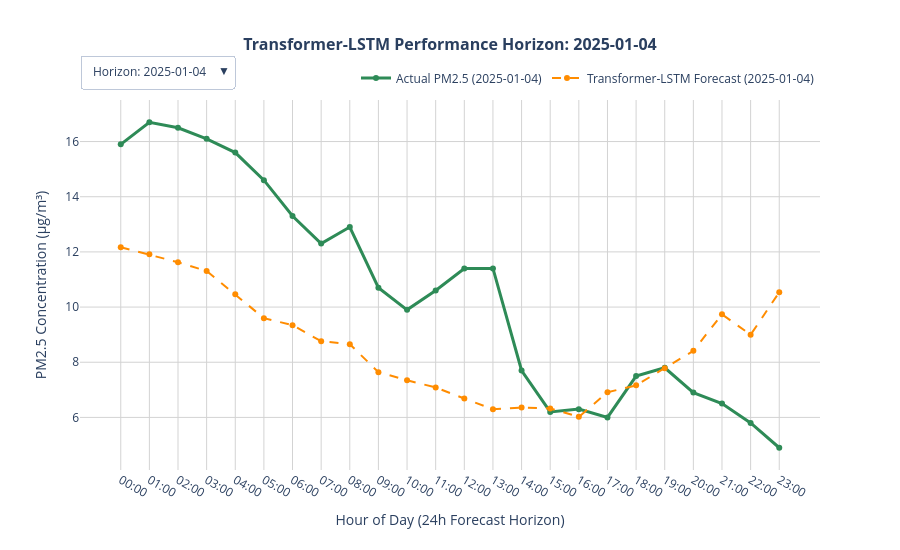

The cell this chart's notebook holds for it:
### Code cell
import plotly.graph_objects as go

sample_indices = [0, 50, 100, 150, 200, 250, 300, 350, 400, 450, 500, 550, 600]
num_samples = len(sample_indices)

fig = go.Figure()
buttons = []

for idx, sample_idx in enumerate(sample_indices):
    # Pull directly from pre-computed, inverted arrays to avoid loop overhead
    true_actual = true_ground_truth_all[sample_idx]
    true_pred = true_predictions_all[sample_idx]
    
    start_timestamp_idx = INPUT_WINDOW + sample_idx
    window_timestamps = df.loc["2025-01-01 00:00:00":"2025-01-31 23:00:00"].index[
        start_timestamp_idx : start_timestamp_idx + OUTPUT_WINDOW
    ]
    time_labels = [str(t).split()[1][:5] for t in window_timestamps]
    date_str = str(window_timestamps[0]).split()[0]
    
    fig.add_trace(go.Scatter(
        x=time_labels, y=true_actual,
        mode='lines+markers',
        name=f'Actual PM2.5 ({date_str})',
        line=dict(color='seagreen', width=3),
        visible=(idx == 0)
    ))
    
    fig.add_trace(go.Scatter(
        x=time_labels, y=true_pred,
        mode='lines+markers',
        name=f'Transformer-LSTM Forecast ({date_str})',
        line=dict(color='darkorange', width=2, dash='dash'),
        visible=(idx == 0)
    ))
    
    visibility_mask = [False] * (num_samples * 2)
    visibility_mask[idx * 2] = True
    visibility_mask[idx * 2 + 1] = True
    
    buttons.append(dict(
        label=f"Horizon: {date_str}",
        method="update",
        args=[
            {"visible": visibility_mask},
            {"title": f"<b>Transformer-LSTM Performance Horizon: {date_str}</b>"} 
        ]
    ))

initial_date_str = str(df.loc["2025-01-01 00:00:00":"2025-01-31 23:00:00"].index[INPUT_WINDOW]).split()[0]

fig.update_layout(
    title=dict(
        text=f'<b>Transformer-LSTM Performance Horizon: {initial_date_str}</b>',
        x=0.5,
        font=dict(size=16)
    ),
    updatemenus=[
        dict(
            buttons=buttons,
            direction="down",
            pad={"r": 10, "t": 10},
            showactive=True,
            x=0.0,
            xanchor="left",
            y=1.15,
            yanchor="top"
        )
    ],
    xaxis=dict(title='Hour of Day (24h Forecast Horizon)', showgrid=True, gridcolor='lightgray'),
    yaxis=dict(title='PM2.5 Concentration (μg/m³)', showgrid=True, gridcolor='lightgray'),
    template='plotly_white',
    hovermode='x unified',
    height=550,
    width=900,
    legend=dict(
        orientation="h",
        yanchor="bottom",
        y=1.02,
        xanchor="right",
        x=1
    )
)

fig.show()

### Figure 1 — Plotly figure (JSON) as saved in the notebook; plotly's stock layout.template omitted (floating-point values rounded to 4 significant figures)
{"data": [{"line": {"color": "seagreen", "width": 3}, "mode": "lines+markers", "name": "Actual PM2.5 (2025-01-04)", "type": "scatter", "visible": true, "x": ["00:00", "01:00", "02:00", "03:00", "04:00", "05:00", "06:00", "07:00", "08:00", "09:00", "10:00", "11:00", "12:00", "13:00", "14:00", "15:00", "16:00", "17:00", "18:00", "19:00", "20:00", "21:00", "22:00", "23:00"], "y": [15.9, 16.7, 16.5, 16.1, 15.6, 14.6, 13.3, 12.3, 12.9, 10.7, 9.9, 10.6, 11.4, 11.4, 7.7, 6.2, 6.3, 6.0, 7.5, 7.8, 6.9, 6.5, 5.8, 4.9]}, {"line": {"color": "darkorange", "dash": "dash", "width": 2}, "mode": "lines+markers", "name": "Transformer-LSTM Forecast (2025-01-04)", "type": "scatter", "visible": true, "x": ["00:00", "01:00", "02:00", "03:00", "04:00", "05:00", "06:00", "07:00", "08:00", "09:00", "10:00", "11:00", "12:00", "13:00", "14:00", "15:00", "16:00", "17:00", "18:00", "19:00", "20:00", "21:00", "22:00", "23:00"], "y": [12.17, 11.91, 11.62, 11.31, 10.46, 9.598, 9.344, 8.763, 8.654, 7.641, 7.345, 7.086, 6.684, 6.294, 6.359, 6.326, 6.02, 6.911, 7.162, 7.783, 8.414, 9.738, 8.997, 10.54]}, {"line": {"color": "seagreen", "width": 3}, "mode": "lines+markers", "name": "Actual PM2.5 (2025-01-06)", "type": "scatter", "visible": false, "x": ["02:00", "03:00", "04:00", "05:00", "06:00", "07:00", "08:00", "09:00", "10:00", "11:00", "12:00", "13:00", "14:00", "15:00", "16:00", "17:00", "18:00", "19:00", "20:00", "21:00", "22:00", "23:00", "00:00", "01:00"], "y": [3.1, 2.8, 1.7, 1.2, 1.1, 1.1, 1.1, 1.3, 1.6, 1.8, 1.8, 2.3, 2.3, 2.1, 2.1, 2.2, 2.9, 3.4, 3.5, 3.3, 3.0, 2.7, 2.4, 2.3]}, {"line": {"color": "darkorange", "dash": "dash", "width": 2}, "mode": "lines+markers", "name": "Transformer-LSTM Forecast (2025-01-06)", "type": "scatter", "visible": false, "x": ["02:00", "03:00", "04:00", "05:00", "06:00", "07:00", "08:00", "09:00", "10:00", "11:00", "12:00", "13:00", "14:00", "15:00", "16:00", "17:00", "18:00", "19:00", "20:00", "21:00", "22:00", "23:00", "00:00", "01:00"], "y": [3.923, 3.966, 4.022, 4.112, 4.122, 4.387, 4.399, 4.409, 4.35, 4.518, 4.423, 4.684, 4.638, 4.558, 4.752, 4.714, 4.952, 4.887, 5.002, 5.091, 5.164, 5.061, 5.161, 5.09]}, {"line": {"color": "seagreen", "width": 3}, "mode": "lines+markers", "name": "Actual PM2.5 (2025-01-08)", "type": "scatter", "visible": false, "x": ["04:00", "05:00", "06:00", "07:00", "08:00", "09:00", "10:00", "11:00", "12:00", "13:00", "14:00", "15:00", "16:00", "17:00", "18:00", "19:00", "20:00", "21:00", "22:00", "23:00", "00:00", "01:00", "02:00", "03:00"], "y": [6.0, 6.3, 6.2, 6.9, 8.5, 10.0, 9.9, 9.3, 7.7, 6.8, 6.8, 7.1, 8.1, 9.5, 11.0, 12.6, 13.3, 12.9, 13.6, 13.8, 13.5, 12.8, 14.0, 14.5]}, {"line": {"color": "darkorange", "dash": "dash", "width": 2}, "mode": "lines+markers", "name": "Transformer-LSTM Forecast (2025-01-08)", "type": "scatter", "visible": false, "x": ["04:00", "05:00", "06:00", "07:00", "08:00", "09:00", "10:00", "11:00", "12:00", "13:00", "14:00", "15:00", "16:00", "17:00", "18:00", "19:00", "20:00", "21:00", "22:00", "23:00", "00:00", "01:00", "02:00", "03:00"], "y": [7.09, 7.076, 6.696, 6.587, 6.386, 5.978, 5.95, 5.761, 6.217, 6.372, 6.222, 6.615, 7.054, 7.025, 7.292, 7.57, 7.359, 7.769, 7.568, 7.486, 7.442, 7.718, 7.719, 7.573]}, {"line": {"color": "seagreen", "width": 3}, "mode": "lines+markers", "name": "Actual PM2.5 (2025-01-10)", "type": "scatter", "visible": false, "x": ["06:00", "07:00", "08:00", "09:00", "10:00", "11:00", "12:00", "13:00", "14:00", "15:00", "16:00", "17:00", "18:00", "19:00", "20:00", "21:00", "22:00", "23:00", "00:00", "01:00", "02:00", "03:00", "04:00", "05:00"], "y": [12.1, 11.3, 10.4, 10.9, 11.2, 11.1, 11.3, 12.0, 12.3, 12.0, 11.5, 12.3, 14.2, 15.3, 19.2, 21.7, 22.1, 23.7, 22.8, 21.3, 21.5, 19.8, 18.8, 18.3]}, {"line": {"color": "darkorange", "dash": "dash", "width": 2}, "mode": "lines+markers", "name": "Transformer-LSTM Forecast (2025-01-10)", "type": "scatter", "visible": false, "x": ["06:00", "07:00", "08:00", "09:00", "10:00", "11:00", "12:00", "13:00", "14:00", "15:00", "16:00", "17:00", "18:00", "19:00", "20:00", "21:00", "22:00", "23:00", "00:00", "01:00", "02:00", "03:00", "04:00", "05:00"], "y": [11.19, 11.14, 10.54, 9.937, 9.862, 9.385, 8.528, 8.658, 8.842, 9.114, 9.08, 10.11, 10.61, 10.62, 11.16, 11.2, 11.46, 11.9, 11.43, 11.55, 11.99, 11.21, 11.89, 11.16]}, {"line": {"color": "seagreen", "width": 3}, "mode": "lines+markers", "name": "Actual PM2.5 (2025-01-12)", "type": "scatter", "visible": false, "x": ["08:00", "09:00", "10:00", "11:00", "12:00", "13:00", "14:00", "15:00", "16:00", "17:00", "18:00", "19:00", "20:00", "21:00", "22:00", "23:00", "00:00", "01:00", "02:00", "03:00", "04:00", "05:00", "06:00", "07:00"], "y": [16.1, 15.0, 13.3, 10.2, 9.1, 8.7, 7.6, 6.8, 6.9, 7.3, 7.8, 7.9, 8.3, 8.5, 8.1, 7.3, 6.7, 5.9, 6.0, 5.8, 5.8, 6.1, 6.3, 6.0]}, {"line": {"color": "darkorange", "dash": "dash", "width": 2}, "mode": "lines+markers", "name": "Transformer-LSTM Forecast (2025-01-12)", "type": "scatter", "visible": false, "x": ["08:00", "09:00", "10:00", "11:00", "12:00", "13:00", "14:00", "15:00", "16:00", "17:00", "18:00", "19:00", "20:00", "21:00", "22:00", "23:00", "00:00", "01:00", "02:00", "03:00", "04:00", "05:00", "06:00", "07:00"], "y": [13.57, 13.76, 13.98, 13.87, 13.83, 15.02, 14.31, 14.82, 15.22, 16.3, 17.02, 16.9, 17.51, 19.19, 18.81, 19.43, 19.65, 19.52, 19.72, 19.48, 18.9, 17.55, 18.96, 17.33]}, {"line": {"color": "seagreen", "width": 3}, "mode": "lines+markers", "name": "Actual PM2.5 (2025-01-14)", "type": "scatter", "visible": false, "x": ["10:00", "11:00", "12:00", "13:00", "14:00", "15:00", "16:00", "17:00", "18:00", "19:00", "20:00", "21:00", "22:00", "23:00", "00:00", "01:00", "02:00", "03:00", "04:00", "05:00", "06:00", "07:00", "08:00", "09:00"], "y": [9.8, 9.3, 8.2, 7.6, 7.3, 6.9, 7.6, 8.8, 9.9, 11.1, 12.1, 12.4, 12.0, 11.2, 10.3, 9.4, 9.3, 7.5, 7.2, 7.0, 6.9, 7.3, 7.9, 8.2]}, {"line": {"color": "darkorange", "dash": "dash", "width": 2}, "mode": "lines+markers", "name": "Transformer-LSTM Forecast (2025-01-14)", "type": "scatter", "visible": false, "x": ["10:00", "11:00", "12:00", "13:00", "14:00", "15:00", "16:00", "17:00", "18:00", "19:00", "20:00", "21:00", "22:00", "23:00", "00:00", "01:00", "02:00", "03:00", "04:00", "05:00", "06:00", "07:00", "08:00", "09:00"], "y": [8.396, 8.818, 8.593, 8.622, 8.864, 9.153, 9.021, 9.296, 9.534, 10.38, 10.32, 10.73, 11.13, 11.94, 12.16, 12.11, 12.34, 12.29, 12.45, 11.96, 11.84, 11.3, 11.76, 11.02]}, {"line": {"color": "seagreen", "width": 3}, "mode": "lines+markers", "name": "Actual PM2.5 (2025-01-16)", "type": "scatter", "visible": false, "x": ["12:00", "13:00", "14:00", "15:00", "16:00", "17:00", "18:00", "19:00", "20:00", "21:00", "22:00", "23:00", "00:00", "01:00", "02:00", "03:00", "04:00", "05:00", "06:00", "07:00", "08:00", "09:00", "10:00", "11:00"], "y": [16.4, 16.4, 15.0, 12.7, 11.9, 12.4, 13.7, 15.9, 16.8, 15.5, 13.8, 17.2, 14.2, 12.7, 11.1, 10.9, 10.1, 10.4, 10.2, 11.0, 11.5, 11.4, 10.8, 10.0]}, {"line": {"color": "darkorange", "dash": "dash", "width": 2}, "mode": "lines+markers", "name": "Transformer-LSTM Forecast (2025-01-16)", "type": "scatter", "visible": false, "x": ["12:00", "13:00", "14:00", "15:00", "16:00", "17:00", "18:00", "19:00", "20:00", "21:00", "22:00", "23:00", "00:00", "01:00", "02:00", "03:00", "04:00", "05:00", "06:00", "07:00", "08:00", "09:00", "10:00", "11:00"], "y": [15.22, 14.93, 14.93, 14.67, 14.92, 14.82, 14.88, 15.83, 15.53, 16.26, 16.9, 17.79, 17.57, 17.67, 18.65, 17.73, 18.25, 17.57, 17.59, 16.69, 16.69, 15.86, 15.53, 15.2]}, {"line": {"color": "seagreen", "width": 3}, "mode": "lines+markers", "name": "Actual PM2.5 (2025-01-18)", "type": "scatter", "visible": false, "x": ["14:00", "15:00", "16:00", "17:00", "18:00", "19:00", "20:00", "21:00", "22:00", "23:00", "00:00", "01:00", "02:00", "03:00", "04:00", "05:00", "06:00", "07:00", "08:00", "09:00", "10:00", "11:00", "12:00", "13:00"], "y": [11.7, 10.9, 11.2, 16.0, 17.8, 19.7, 21.6, 23.1, 22.6, 22.1, 20.6, 22.2, 22.7, 22.8, 23.9, 22.3, 18.9, 15.7, 15.4, 15.5, 15.4, 15.6, 16.8, 14.8]}, {"line": {"color": "darkorange", "dash": "dash", "width": 2}, "mode": "lines+markers", "name": "Transformer-LSTM Forecast (2025-01-18)", "type": "scatter", "visible": false, "x": ["14:00", "15:00", "16:00", "17:00", "18:00", "19:00", "20:00", "21:00", "22:00", "23:00", "00:00", "01:00", "02:00", "03:00", "04:00", "05:00", "06:00", "07:00", "08:00", "09:00", "10:00", "11:00", "12:00", "13:00"], "y": [16.7, 17.06, 18.01, 18.86, 19.48, 20.67, 21.05, 22.1, 22.71, 23.64, 24.11, 24.27, 23.93, 24.31, 24.21, 23.56, 23.02, 22.26, 21.69, 20.42, 19.86, 19.23, 18.61, 18.36]}, {"line": {"color": "seagreen", "width": 3}, "mode": "lines+markers", "name": "Actual PM2.5 (2025-01-20)", "type": "scatter", "visible": false, "x": ["16:00", "17:00", "18:00", "19:00", "20:00", "21:00", "22:00", "23:00", "00:00", "01:00", "02:00", "03:00", "04:00", "05:00", "06:00", "07:00", "08:00", "09:00", "10:00", "11:00", "12:00", "13:00", "14:00", "15:00"], "y": [9.0, 9.8, 10.7, 12.4, 13.2, 14.8, 16.0, 16.4, 15.7, 16.4, 16.4, 15.8, 15.5, 16.1, 15.5, 16.0, 17.3, 19.0, 19.4, 20.7, 21.4, 20.6, 18.8, 17.4]}, {"line": {"color": "darkorange", "dash": "dash", "width": 2}, "mode": "lines+markers", "name": "Transformer-LSTM Forecast (2025-01-20)", "type": "scatter", "visible": false, "x": ["16:00", "17:00", "18:00", "19:00", "20:00", "21:00", "22:00", "23:00", "00:00", "01:00", "02:00", "03:00", "04:00", "05:00", "06:00", "07:00", "08:00", "09:00", "10:00", "11:00", "12:00", "13:00", "14:00", "15:00"], "y": [10.66, 11.12, 11.53, 11.95, 12.29, 12.11, 12.53, 12.71, 12.72, 12.64, 12.38, 12.72, 12.22, 11.52, 11.9, 10.92, 11.08, 10.61, 10.11, 9.537, 9.869, 9.616, 9.45, 9.612]}, {"line": {"color": "seagreen", "width": 3}, "mode": "lines+markers", "name": "Actual PM2.5 (2025-01-22)", "type": "scatter", "visible": false, "x": ["18:00", "19:00", "20:00", "21:00", "22:00", "23:00", "00:00", "01:00", "02:00", "03:00", "04:00", "05:00", "06:00", "07:00", "08:00", "09:00", "10:00", "11:00", "12:00", "13:00", "14:00", "15:00", "16:00", "17:00"], "y": [17.8, 22.2, 25.9, 24.6, 23.5, 21.9, 20.0, 18.9, 15.5, 11.7, 11.2, 6.2, 3.9, 3.5, 3.2, 2.5, 2.3, 1.9, 1.7, 1.7, 2.6, 3.1, 3.3, 3.4]}, {"line": {"color": "darkorange", "dash": "dash", "width": 2}, "mode": "lines+markers", "name": "Transformer-LSTM Forecast (2025-01-22)", "type": "scatter", "visible": false, "x": ["18:00", "19:00", "20:00", "21:00", "22:00", "23:00", "00:00", "01:00", "02:00", "03:00", "04:00", "05:00", "06:00", "07:00", "08:00", "09:00", "10:00", "11:00", "12:00", "13:00", "14:00", "15:00", "16:00", "17:00"], "y": [16.55, 17.07, 17.41, 17.58, 18.05, 17.67, 18.02, 17.98, 17.44, 16.65, 16.16, 15.85, 14.52, 14.02, 13.36, 12.43, 11.89, 11.17, 10.43, 10.18, 10.12, 10.15, 10.33, 10.29]}, {"line": {"color": "seagreen", "width": 3}, "mode": "lines+markers", "name": "Actual PM2.5 (2025-01-24)", "type": "scatter", "visible": false, "x": ["20:00", "21:00", "22:00", "23:00", "00:00", "01:00", "02:00", "03:00", "04:00", "05:00", "06:00", "07:00", "08:00", "09:00", "10:00", "11:00", "12:00", "13:00", "14:00", "15:00", "16:00", "17:00", "18:00", "19:00"], "y": [4.1, 4.9, 5.0, 5.2, 4.6, 3.1, 3.2, 3.7, 5.2, 4.6, 4.7, 4.9, 5.1, 5.3, 5.0, 4.5, 4.3, 3.7, 3.2, 3.7, 4.1, 5.0, 6.9, 7.6]}, {"line": {"color": "darkorange", "dash": "dash", "width": 2}, "mode": "lines+markers", "name": "Transformer-LSTM Forecast (2025-01-24)", "type": "scatter", "visible": false, "x": ["20:00", "21:00", "22:00", "23:00", "00:00", "01:00", "02:00", "03:00", "04:00", "05:00", "06:00", "07:00", "08:00", "09:00", "10:00", "11:00", "12:00", "13:00", "14:00", "15:00", "16:00", "17:00", "18:00", "19:00"], "y": [5.191, 5.305, 5.537, 5.53, 5.663, 5.764, 5.417, 5.594, 5.536, 5.457, 5.363, 5.348, 5.273, 5.433, 5.165, 5.415, 4.982, 5.264, 5.203, 5.46, 5.505, 5.86, 6.029, 6.023]}, {"line": {"color": "seagreen", "width": 3}, "mode": "lines+markers", "name": "Actual PM2.5 (2025-01-26)", "type": "scatter", "visible": false, "x": ["22:00", "23:00", "00:00", "01:00", "02:00", "03:00", "04:00", "05:00", "06:00", "07:00", "08:00", "09:00", "10:00", "11:00", "12:00", "13:00", "14:00", "15:00", "16:00", "17:00", "18:00", "19:00", "20:00", "21:00"], "y": [3.0, 2.4, 1.7, 1.7, 2.8, 2.9, 2.7, 3.2, 2.9, 3.2, 2.8, 3.0, 2.9, 2.7, 2.6, 2.6, 2.7, 2.6, 2.7, 2.9, 3.3, 3.3, 3.6, 3.8]}, {"line": {"color": "darkorange", "dash": "dash", "width": 2}, "mode": "lines+markers", "name": "Transformer-LSTM Forecast (2025-01-26)", "type": "scatter", "visible": false, "x": ["22:00", "23:00", "00:00", "01:00", "02:00", "03:00", "04:00", "05:00", "06:00", "07:00", "08:00", "09:00", "10:00", "11:00", "12:00", "13:00", "14:00", "15:00", "16:00", "17:00", "18:00", "19:00", "20:00", "21:00"], "y": [3.86, 3.788, 3.672, 3.674, 3.579, 3.838, 3.465, 3.61, 3.497, 3.588, 3.413, 3.462, 3.647, 3.577, 3.741, 3.885, 3.931, 4.118, 4.292, 4.83, 4.816, 4.798, 5.094, 5.103]}, {"line": {"color": "seagreen", "width": 3}, "mode": "lines+markers", "name": "Actual PM2.5 (2025-01-29)", "type": "scatter", "visible": false, "x": ["00:00", "01:00", "02:00", "03:00", "04:00", "05:00", "06:00", "07:00", "08:00", "09:00", "10:00", "11:00", "12:00", "13:00", "14:00", "15:00", "16:00", "17:00", "18:00", "19:00", "20:00", "21:00", "22:00", "23:00"], "y": [3.9, 3.9, 4.0, 4.0, 4.0, 3.9, 4.1, 4.5, 5.2, 5.8, 6.1, 5.6, 4.3, 3.8, 5.4, 5.8, 4.7, 4.3, 5.0, 5.6, 5.7, 5.9, 5.9, 5.7]}, {"line": {"color": "darkorange", "dash": "dash", "width": 2}, "mode": "lines+markers", "name": "Transformer-LSTM Forecast (2025-01-29)", "type": "scatter", "visible": false, "x": ["00:00", "01:00", "02:00", "03:00", "04:00", "05:00", "06:00", "07:00", "08:00", "09:00", "10:00", "11:00", "12:00", "13:00", "14:00", "15:00", "16:00", "17:00", "18:00", "19:00", "20:00", "21:00", "22:00", "23:00"], "y": [5.1, 5.145, 5.172, 5.166, 5.16, 5.123, 4.919, 5.024, 5.032, 5.045, 4.874, 4.94, 5.07, 4.995, 5.098, 5.204, 5.11, 5.374, 5.348, 5.582, 5.746, 5.86, 5.967, 6.077]}], "layout": {"height": 550, "hovermode": "x unified", "legend": {"orientation": "h", "x": 1, "xanchor": "right", "y": 1.02, "yanchor": "bottom"}, "title": {"font": {"size": 16}, "text": "<b>Transformer-LSTM Performance Horizon: 2025-01-04</b>", "x": 0.5}, "updatemenus": [{"buttons": [{"args": [{"visible": [true, true, false, false, false, false, false, false, false, false, false, false, false, false, false, false, false, false, false, false, false, false, false, false, false, false]}, {"title": "<b>Transformer-LSTM Performance Horizon: 2025-01-04</b>"}], "label": "Horizon: 2025-01-04", "method": "update"}, {"args": [{"visible": [false, false, true, true, false, false, false, false, false, false, false, false, false, false, false, false, false, false, false, false, false, false, false, false, false, false]}, {"title": "<b>Transformer-LSTM Performance Horizon: 2025-01-06</b>"}], "label": "Horizon: 2025-01-06", "method": "update"}, {"args": [{"visible": [false, false, false, false, true, true, false, false, false, false, false, false, false, false, false, false, false, false, false, false, false, false, false, false, false, false]}, {"title": "<b>Transformer-LSTM Performance Horizon: 2025-01-08</b>"}], "label": "Horizon: 2025-01-08", "method": "update"}, {"args": [{"visible": [false, false, false, false, false, false, true, true, false, false, false, false, false, false, false, false, false, false, false, false, false, false, false, false, false, false]}, {"title": "<b>Transformer-LSTM Performance Horizon: 2025-01-10</b>"}], "label": "Horizon: 2025-01-10", "method": "update"}, {"args": [{"visible": [false, false, false, false, false, false, false, false, true, true, false, false, false, false, false, false, false, false, false, false, false, false, false, false, false, false]}, {"title": "<b>Transformer-LSTM Performance Horizon: 2025-01-12</b>"}], "label": "Horizon: 2025-01-12", "method": "update"}, {"args": [{"visible": [false, false, false, false, false, false, false, false, false, false, true, true, false, false, false, false, false, false, false, false, false, false, false, false, false, false]}, {"title": "<b>Transformer-LSTM Performance Horizon: 2025-01-14</b>"}], "label": "Horizon: 2025-01-14", "method": "update"}, {"args": [{"visible": [false, false, false, false, false, false, false, false, false, false, false, false, true, true, false, false, false, false, false, false, false, false, false, false, false, false]}, {"title": "<b>Transformer-LSTM Performance Horizon: 2025-01-16</b>"}], "label": "Horizon: 2025-01-16", "method": "update"}, {"args": [{"visible": [false, false, false, false, false, false, false, false, false, false, false, false, false, false, true, true, false, false, false, false, false, false, false, false, false, false]}, {"title": "<b>Transformer-LSTM Performance Horizon: 2025-01-18</b>"}], "label": "Horizon: 2025-01-18", "method": "update"}, {"args": [{"visible": [false, false, false, false, false, false, false, false, false, false, false, false, false, false, false, false, true, true, false, false, false, false, false, false, false, false]}, {"title": "<b>Transformer-LSTM Performance Horizon: 2025-01-20</b>"}], "label": "Horizon: 2025-01-20", "method": "update"}, {"args": [{"visible": [false, false, false, false, false, false, false, false, false, false, false, false, false, false, false, false, false, false, true, true, false, false, false, false, false, false]}, {"title": "<b>Transformer-LSTM Performance Horizon: 2025-01-22</b>"}], "label": "Horizon: 2025-01-22", "method": "update"}, {"args": [{"visible": [false, false, false, false, false, false, false, false, false, false, false, false, false, false, false, false, false, false, false, false, true, true, false, false, false, false]}, {"title": "<b>Transformer-LSTM Performance Horizon: 2025-01-24</b>"}], "label": "Horizon: 2025-01-24", "method": "update"}, {"args": [{"visible": [false, false, false, false, false, false, false, false, false, false, false, false, false, false, false, false, false, false, false, false, false, false, true, true, false, false]}, {"title": "<b>Transformer-LSTM Performance Horizon: 2025-01-26</b>"}], "label": "Horizon: 2025-01-26", "method": "update"}, {"args": [{"visible": [false, false, false, false, false, false, false, false, false, false, false, false, false, false, false, false, false, false, false, false, false, false, false, false, true, true]}, {"title": "<b>Transformer-LSTM Performance Horizon: 2025-01-29</b>"}], "label": "Horizon: 2025-01-29", "method": "update"}], "direction": "down", "pad": {"r": 10, "t": 10}, "showactive": true, "x": 0, "xanchor": "left", "y": 1.15, "yanchor": "top"}], "width": 900, "xaxis": {"gridcolor": "lightgray", "showgrid": true, "title": {"text": "Hour of Day (24h Forecast Horizon)"}}, "yaxis": {"gridcolor": "lightgray", "showgrid": true, "title": {"text": "PM2.5 Concentration (μg/m³)"}}}}
